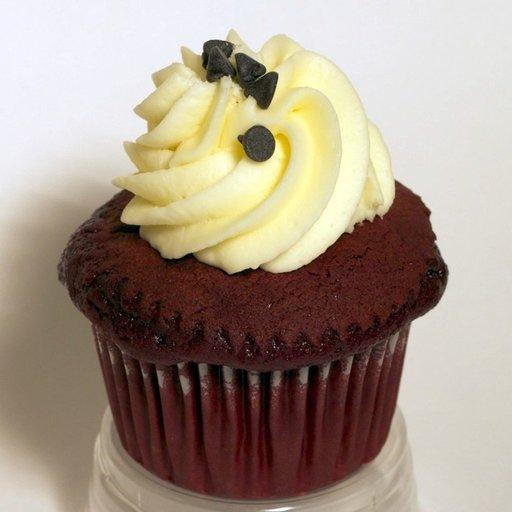
#> input picture tests/image_test/ff.jpg, 512 x 512 px, found by its file name
$ python test6.py   (older library calls are emulated)
#> lines starting #> are read from the running program, lines starting #| are printed output that depends on the picture
import numpy as np
import cv2

# đọc ảnh đầu vào
image_path = "C:/Users/ADM/Desktop/HK_8/He_CSDLDPT/btl_nhom3/Code/CBIR/tests/image_test/ff.jpg"
img = cv2.imread(image_path)
#> img is the input picture: shape (512, 512, 3); mean B, G, R 136.9, 151.8, 167.4

# chuyển đổi ảnh sang grayscale
gray = cv2.cvtColor(img, cv2.COLOR_BGR2GRAY)
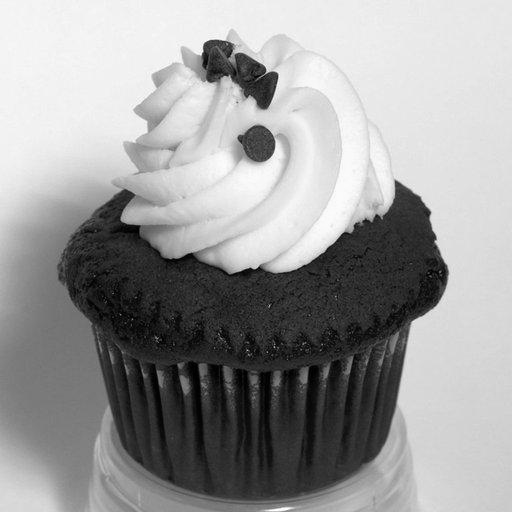
#> gray: shape (512, 512); min 0, max 255, mean 154.8

# tính toán gradient của ảnh
sobel_x = cv2.Sobel(gray, cv2.CV_64F, 1, 0, ksize=5)
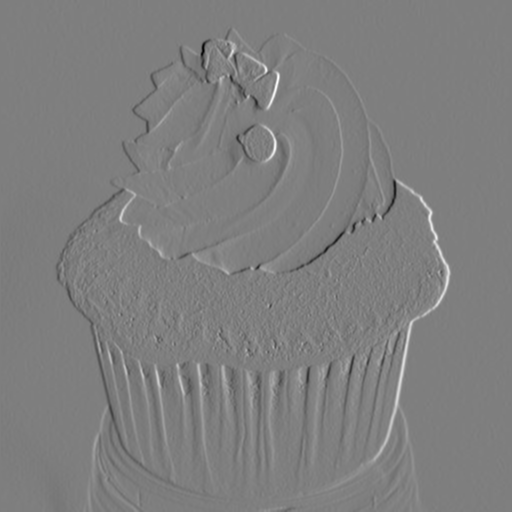
#> sobel_x: shape (512, 512) float64; min -8866, max 8944, mean 4.5; drawn with min black and max white
sobel_y = cv2.Sobel(gray, cv2.CV_64F, 0, 1, ksize=5)
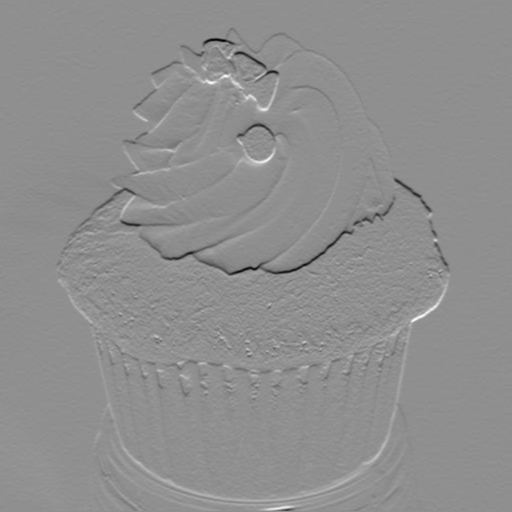
#> sobel_y: shape (512, 512) float64; min -8854, max 6884, mean -16; drawn with min black and max white
gradient_magnitude, gradient_angle = cv2.cartToPolar(sobel_x, sobel_y, angleInDegrees=True)
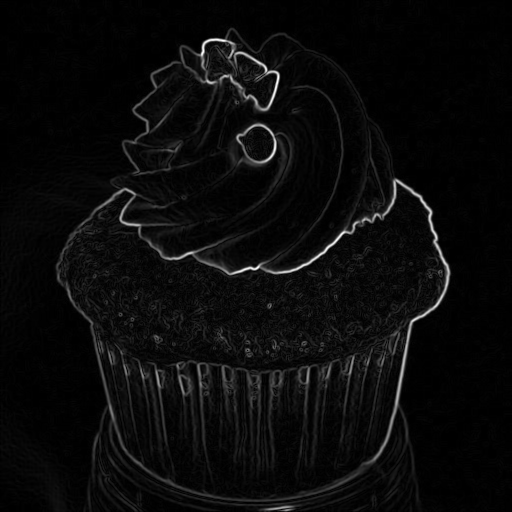
#> gradient_magnitude: shape (512, 512) float64; min 0, max 8976.2, mean 380.3; drawn with min black and max white
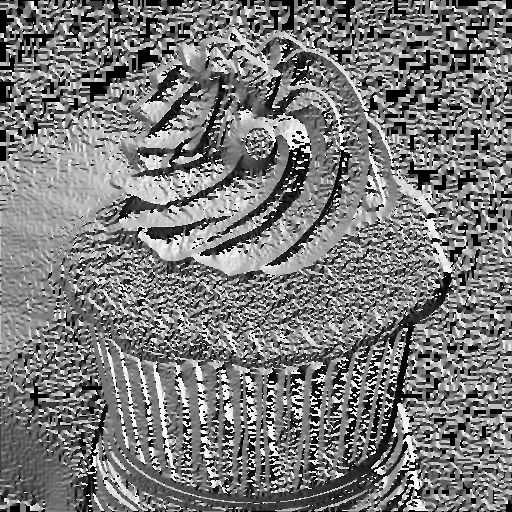
#> gradient_angle: shape (512, 512) float64; min 0, max 360, mean 172.9; drawn with min black and max white

# chia ảnh thành các ô và tính toán histogram các hướng gradient trong mỗi ô
cell_size = (8, 8)
cell_stride = (8, 8)
num_bins = 9
histograms = []
for i in range(0, gradient_magnitude.shape[0] - cell_size[0] + 1, cell_stride[0]):
    row_histograms = []
    for j in range(0, gradient_magnitude.shape[1] - cell_size[1] + 1, cell_stride[1]):
        cell_magnitude = gradient_magnitude[i:i+cell_size[0], j:j+cell_size[1]]
        cell_angle = gradient_angle[i:i+cell_size[0], j:j+cell_size[1]]
        cell_histogram = np.zeros((num_bins,))
        for k in range(num_bins):
            bin_angle_min = k * (180 / num_bins)
            bin_angle_max = (k + 1) * (180 / num_bins)
            bin_mask = np.logical_and(cell_angle >= bin_angle_min, cell_angle < bin_angle_max)
            cell_histogram[k] = np.sum(cell_magnitude[bin_mask])
        row_histograms.append(cell_histogram)
    histograms.append(row_histograms)
#> after the loop, histograms = 64 items

# kết hợp các ô thành các khối và chuẩn hóa các vector đặc trưng của các khối
block_size = (2, 2)
block_stride = (1, 1)
epsilon = 1e-7
features = []
for i in range(0, len(histograms) - block_size[0] + 1, block_stride[0]):
    for j in range(0, len(histograms[0]) - block_size[1] + 1, block_stride[1]):
        block_histograms = [histograms[i+k][j+l] for k in range(block_size[0]) for l in range(block_size[1])]
        block_features = np.concatenate(block_histograms)
        block_features /= np.sqrt(np.sum(block_features ** 2) + epsilon)
        features.append(block_features)
#> this loop made 63 passes
#> after the loop, features = 3969 items

# tạo ra một vector đặc trưng cuối cùng bằng cách ghép các vector đặc trưng của các khối lại với nhau
features = np.concatenate(features)

print("Feature: ", features)
#> (printed output is left out)
print("Length Feature: ", len(features))
#| Length Feature:  142884

$ run again, with tests/image_test/1027266.jpg copied over tests/image_test/ff.jpg
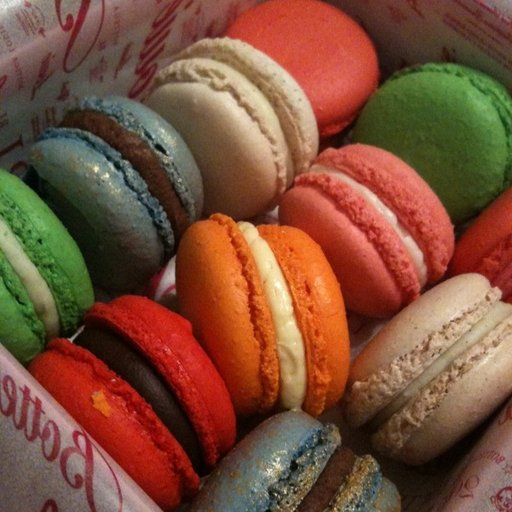
#> input picture tests/image_test/1027266.jpg, 512 x 512 px, found by its file name
#> img is the input picture: shape (512, 512, 3); mean B, G, R 57, 78.6, 123.2
#> `gradient_magnitude, gradient_angle = cv2.cartToPolar(sobel_x, sobel_y,..`:
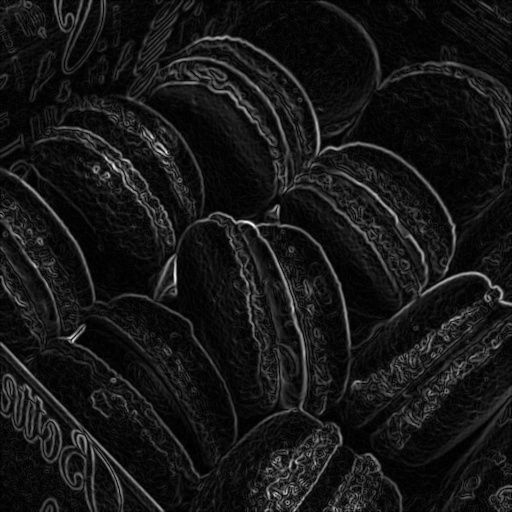
#> gradient_magnitude: shape (512, 512) float64; min 0, max 7286.3, mean 649.1; drawn with min black and max white
#> `gradient_magnitude, gradient_angle = cv2.cartToPolar(sobel_x, sobel_y,..`:
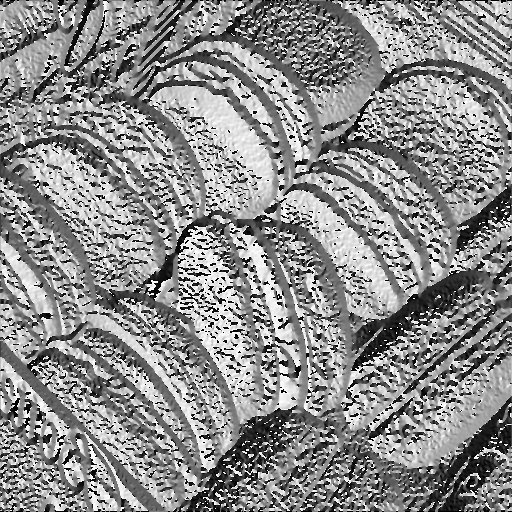
#> gradient_angle: shape (512, 512) float64; min 0, max 360, mean 198; drawn with min black and max white
#> after the loop `for i in range(0, gradient_magnitude.shape[0] - cell_size[0] + 1, cell..`: histograms = 64 items
#> the loop `for i in range(0, len(histograms) - block_size[0] + 1, block_stride[0]):` made 63 passes
#> after the loop `for i in range(0, len(histograms) - block_size[0] + 1, block_stride[0]):`: features = 3969 items
#> (printed output is left out)
#| Length Feature:  142884

$ run again, with tests/image_test/1097049.jpg copied over tests/image_test/ff.jpg
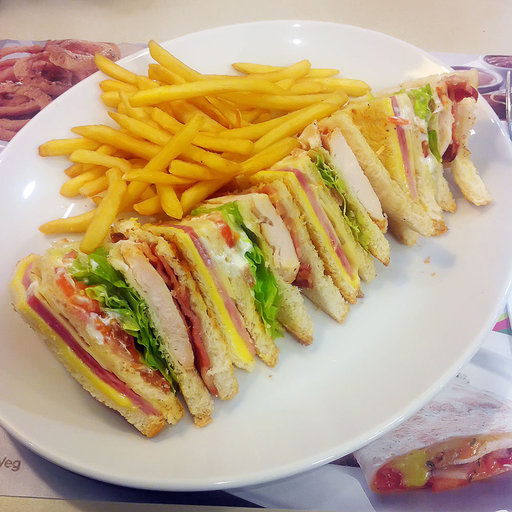
#> input picture tests/image_test/1097049.jpg, 512 x 512 px, found by its file name
#> img is the input picture: shape (512, 512, 3); mean B, G, R 129.6, 167.1, 190.8
#> `gradient_magnitude, gradient_angle = cv2.cartToPolar(sobel_x, sobel_y,..`:
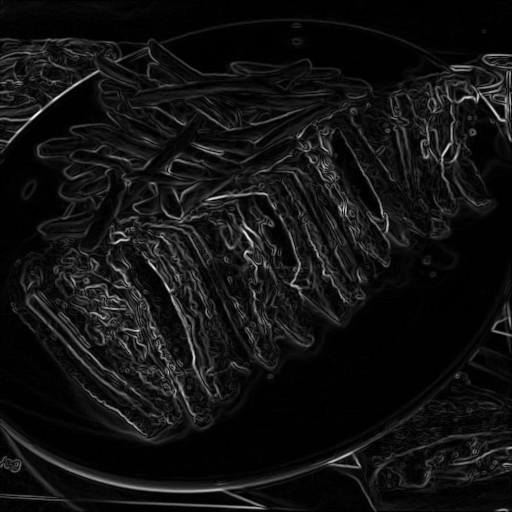
#> gradient_magnitude: shape (512, 512) float64; min 0, max 8424.3, mean 597.4; drawn with min black and max white
#> `gradient_magnitude, gradient_angle = cv2.cartToPolar(sobel_x, sobel_y,..`:
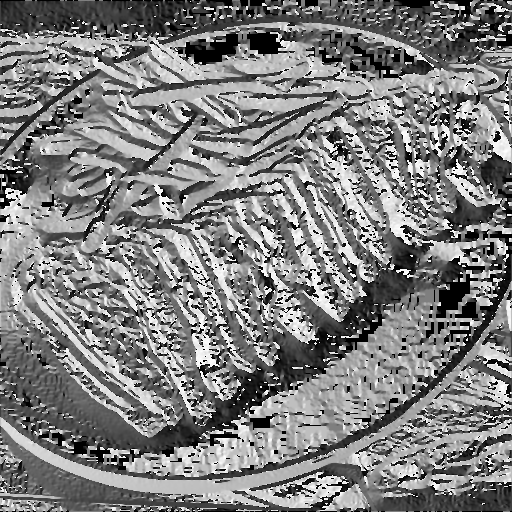
#> gradient_angle: shape (512, 512) float64; min 0, max 360, mean 178.5; drawn with min black and max white
#> after the loop `for i in range(0, gradient_magnitude.shape[0] - cell_size[0] + 1, cell..`: histograms = 64 items
#> the loop `for i in range(0, len(histograms) - block_size[0] + 1, block_stride[0]):` made 63 passes
#> after the loop `for i in range(0, len(histograms) - block_size[0] + 1, block_stride[0]):`: features = 3969 items
#> (printed output is left out)
#| Length Feature:  142884

$ run again, with tests/image_test/1099137.jpg copied over tests/image_test/ff.jpg
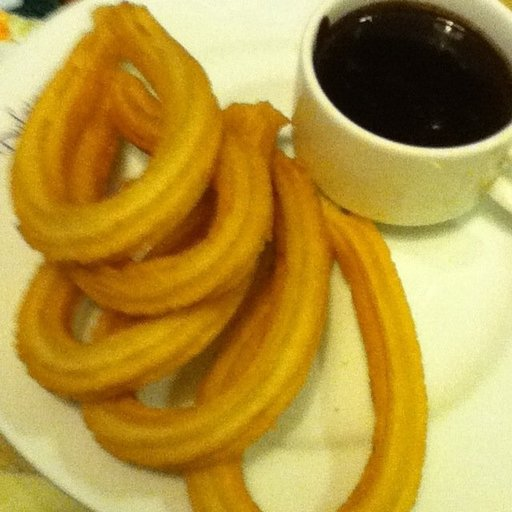
#> input picture tests/image_test/1099137.jpg, 512 x 512 px, found by its file name
#> img is the input picture: shape (512, 512, 3); mean B, G, R 61.1, 146.6, 179.3
#> `gradient_magnitude, gradient_angle = cv2.cartToPolar(sobel_x, sobel_y,..`:
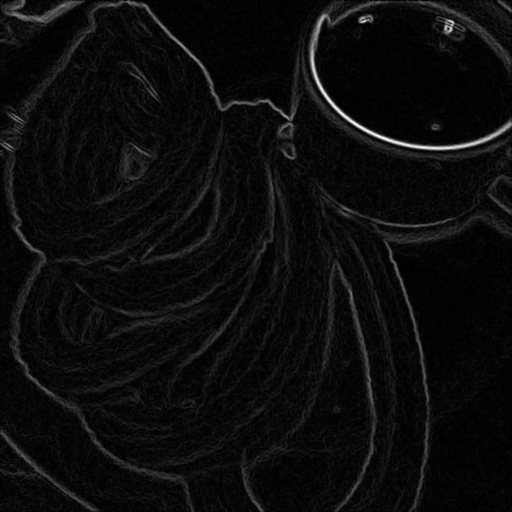
#> gradient_magnitude: shape (512, 512) float64; min 0, max 8360.6, mean 415.7; drawn with min black and max white
#> `gradient_magnitude, gradient_angle = cv2.cartToPolar(sobel_x, sobel_y,..`:
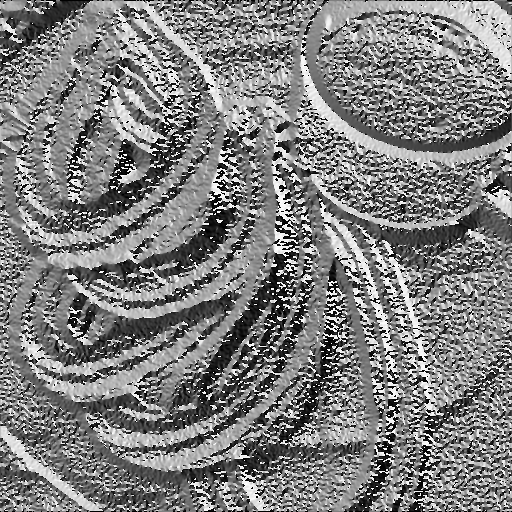
#> gradient_angle: shape (512, 512) float64; min 0, max 360, mean 179.3; drawn with min black and max white
#> after the loop `for i in range(0, gradient_magnitude.shape[0] - cell_size[0] + 1, cell..`: histograms = 64 items
#> the loop `for i in range(0, len(histograms) - block_size[0] + 1, block_stride[0]):` made 63 passes
#> after the loop `for i in range(0, len(histograms) - block_size[0] + 1, block_stride[0]):`: features = 3969 items
#> (printed output is left out)
#| Length Feature:  142884
